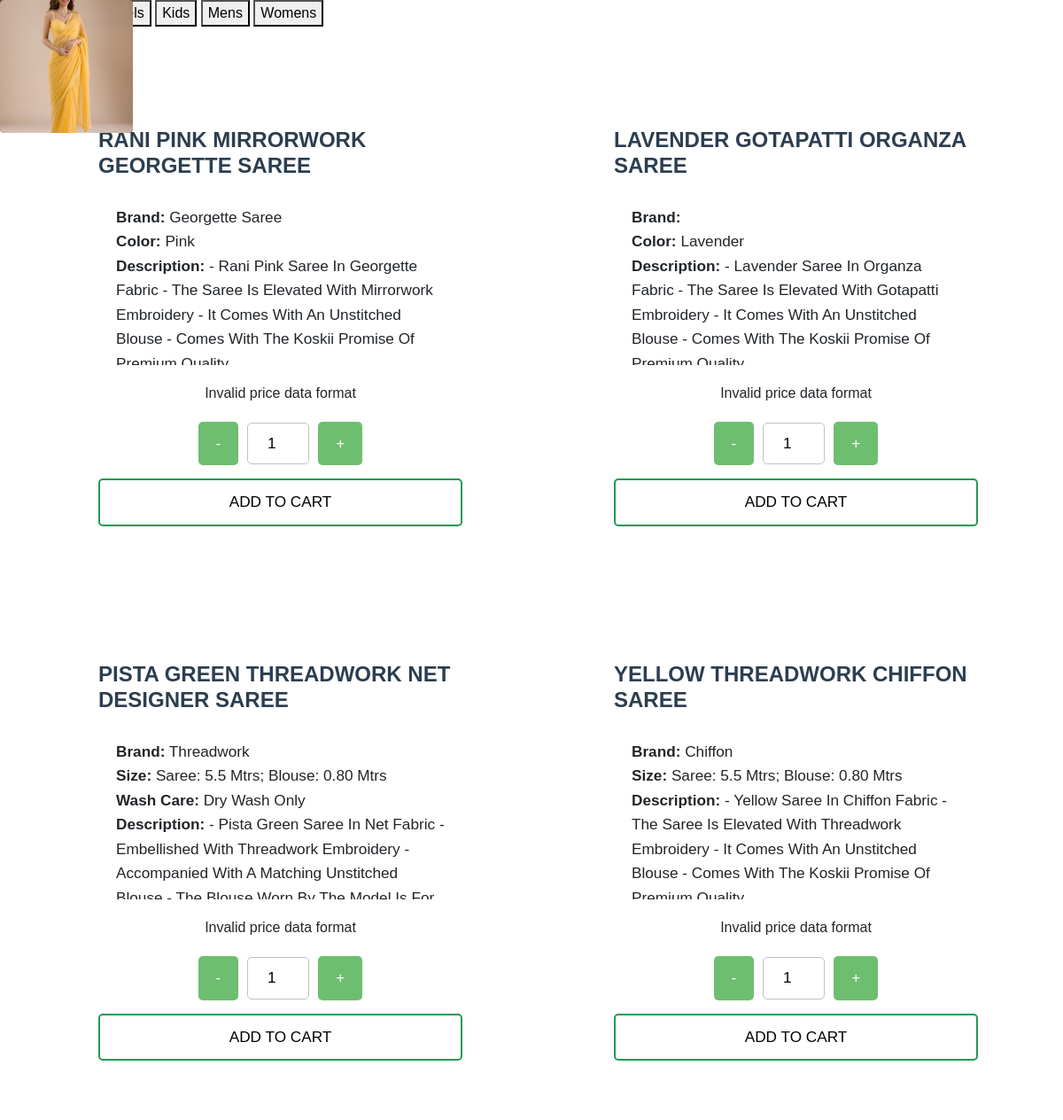
Before: /whole_product.php with the older database file.
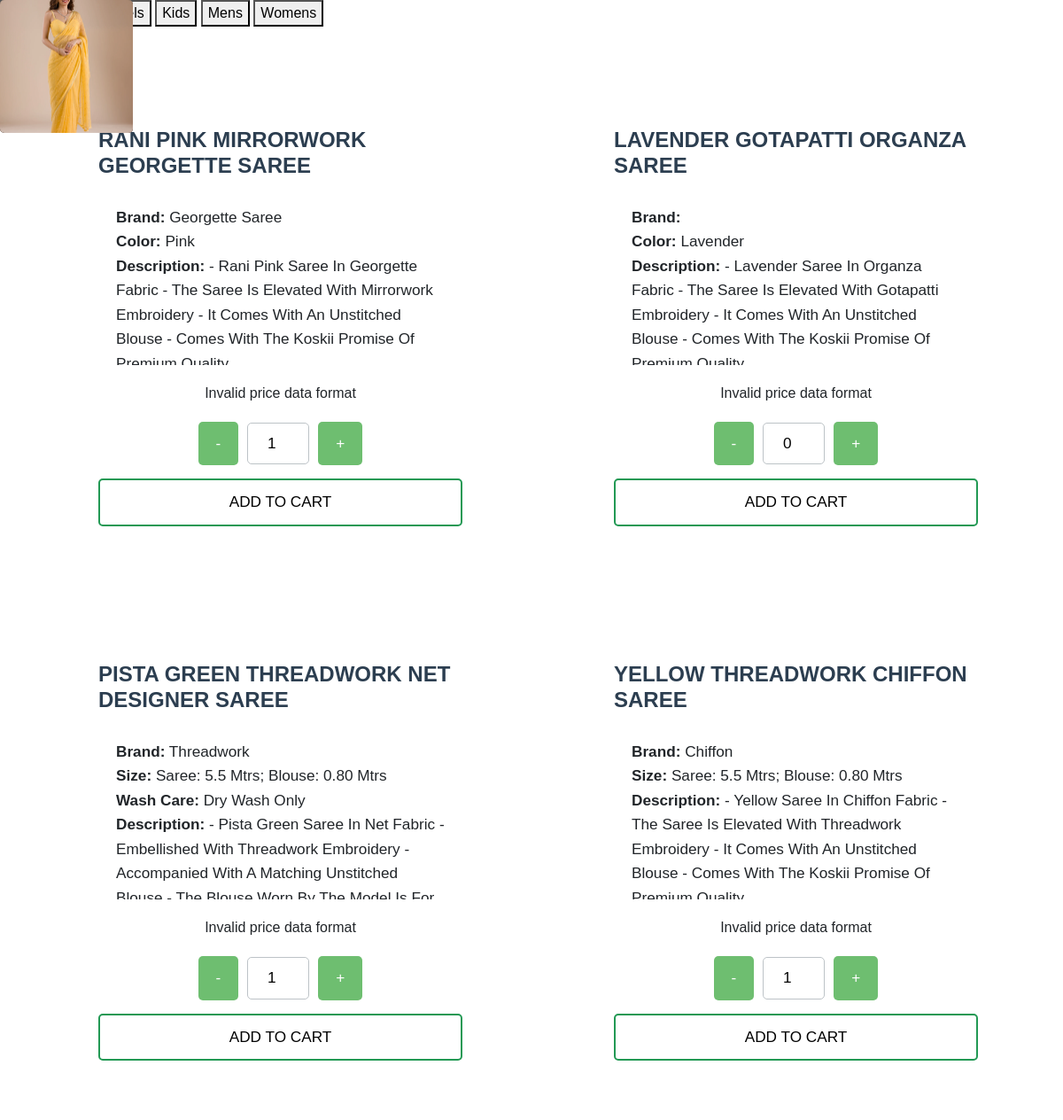
After: the same page with the newer database file.
### tables this page shows
CREATE TABLE `product` (
  `Product_id` int(11) NOT NULL,
  `Name` text NOT NULL,
  `Description` text NOT NULL,
  `Price` int(11) NOT NULL,
  `w_data` text NOT NULL,
  `discount_p` int(11) NOT NULL,
  `Img_filename1` text NOT NULL,
  `Img_filename2` text NOT NULL,
  `Img_filename3` text NOT NULL,
  `Img_filename4` text NOT NULL,
  `Img_filename5` text NOT NULL,
  `Img_filename6` text NOT NULL,
  `Category` varchar(30) NOT NULL,
  `Availability` varchar(30) NOT NULL
);

### whole_product.php (the view, shortened to what this page needs)
<?php
include_once 'connection.php';
$sql = "SELECT * FROM product WHERE Availability = 'Instock' OR Availability = 'Available'";
$result = mysqli_query($conn, $sql);
?>
<link href="https://cdn.jsdelivr.net/npm/bootstrap@5.3.0/dist/css/bootstrap.min.css" rel="stylesheet">
<link rel="stylesheet" href="css/home.css">
<div class="flex-w flex-sb-m p-b-52">
    <div class="flex-w flex-l-m filter-tope-group m-tb-10">
        <button class="stext-106 cl6 hov1 bor3 trans-04 m-r-32 m-tb-5 how-active1" data-filter="*">
        </button>
        <button class="stext-106 cl6 hov1 bor3 trans-04 m-r-32 m-tb-5" data-filter="Towels">
        </button>
        <button class="stext-106 cl6 hov1 bor3 trans-04 m-r-32 m-tb-5" data-filter="Kids">
            Kids
        </button>
        <button class="stext-106 cl6 hov1 bor3 trans-04 m-r-32 m-tb-5" data-filter="Mens">
            Mens
        </button>
        <button class="stext-106 cl6 hov1 bor3 trans-04 m-r-32 m-tb-5" data-filter="Womens">
            Womens
        </button>
    </div>
    <div class="container-fluid container-lg my-5">
        <div class="row justify-content-center ws-products gap-4" id="productss">
            <?php while ($row = mysqli_fetch_assoc($result)) {
                ?>
                <div class="prod-product-card product_item <?php echo $row['Category']; ?> d-flex flex-column flex-lg-row mb-4">
    <div class="prod-product-info d-flex flex-lg-row">
        <div class="product-details d-flex flex-column">
            <h2 class="prod-product-title js-modal-name-detail"><?php echo $row['Name']; ?></h2>
            <div class="prod-product-description" id="description-<?php echo $row['Product_id']; ?>"></div>
            <div class="prod-product-prices" id="prices-<?php echo $row['Product_id']; ?>"></div>
            <div class="prod-quantity d-flex">
                <button class="prod-quantity-btn minus" aria-label="Decrease quantity">-</button>
                <input type="number" class="js-modal-quantity<?php echo $row['Product_id']; ?>" value="1" min="1" id="quantity-<?php echo $row['Product_id']; ?>">
                <button class="prod-quantity-btn plus" aria-label="Increase quantity">+</button>
            </div>
            <button class="prod-add-to-cart js-addcart-whole-detail" data-productid="<?php echo $row['Product_id']; ?>" data-name="<?php echo $row['Name']; ?>">
                ADD TO CART <i class="zmdi zmdi-shopping-cart"></i>
            </button>
        </div>
    </div>
</div>
            <?php } ?>
        </div>
    </div>
</div>

Changed rows visible on the page:
changed product "LAVENDER GOTAPATTI ORGANZA SAREE": value "1" → "0"
